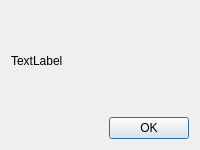
<?xml version="1.0" encoding="UTF-8"?>
<ui version="4.0">
 <class>Alert</class>
 <widget class="QDialog" name="Alert">
  <property name="windowModality">
   <enum>Qt::ApplicationModal</enum>
  </property>
  <property name="geometry">
   <rect>
    <x>0</x>
    <y>0</y>
    <width>200</width>
    <height>150</height>
   </rect>
  </property>
  <property name="sizePolicy">
   <sizepolicy hsizetype="Fixed" vsizetype="Fixed">
    <horstretch>0</horstretch>
    <verstretch>0</verstretch>
   </sizepolicy>
  </property>
  <property name="windowTitle">
   <string>Dialog</string>
  </property>
  <layout class="QGridLayout" name="gridLayout">
   <item row="2" column="0">
    <widget class="QDialogButtonBox" name="alertButtons">
     <property name="orientation">
      <enum>Qt::Horizontal</enum>
     </property>
     <property name="standardButtons">
      <set>QDialogButtonBox::Ok</set>
     </property>
    </widget>
   </item>
   <item row="1" column="0">
    <widget class="QLabel" name="messageLabel">
     <property name="text">
      <string>TextLabel</string>
     </property>
    </widget>
   </item>
  </layout>
 </widget>
 <resources/>
 <connections>
  <connection>
   <sender>alertButtons</sender>
   <signal>accepted()</signal>
   <receiver>Alert</receiver>
   <slot>accept()</slot>
   <hints>
    <hint type="sourcelabel">
     <x>248</x>
     <y>254</y>
    </hint>
    <hint type="destinationlabel">
     <x>157</x>
     <y>274</y>
    </hint>
   </hints>
  </connection>
  <connection>
   <sender>alertButtons</sender>
   <signal>rejected()</signal>
   <receiver>Alert</receiver>
   <slot>reject()</slot>
   <hints>
    <hint type="sourcelabel">
     <x>316</x>
     <y>260</y>
    </hint>
    <hint type="destinationlabel">
     <x>286</x>
     <y>274</y>
    </hint>
   </hints>
  </connection>
 </connections>
</ui>
